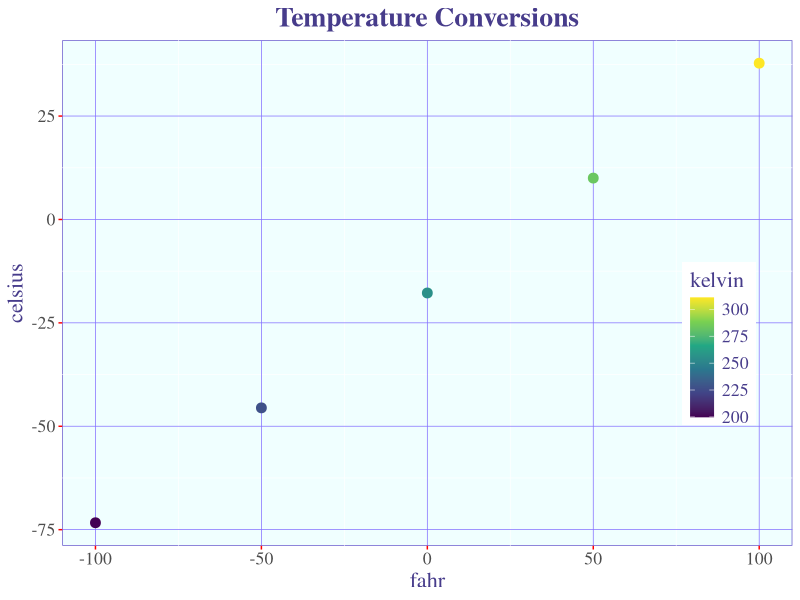

Reproduce this figure in R.
## ---- chunk 1
#| message: false
#| warning: false

### For data wrangling and plotting
library(dplyr)
library(tidyr)
library(ggplot2)
library(purrr) ### for iteration using map() family of functions

library(palmerpenguins) ### example data
## ---- chunk 2
#| label: temp-test-data

airtemps <- c(212, 30.3, 78, 32)
celsius1 <- (airtemps[1] - 32) * 5/9
celsius2 <- (airtemps[2] - 32) * 5/9
celsius3 <- (airtemps[3] - 33) * 5/9
## ---- chunk 3
#| label: f2c-function

convert_f_to_c <- function(fahr) {
  celsius <- (fahr - 32) * 5/9
  return(celsius)
}
## ---- chunk 4
### check single value:
celsius1a <- convert_f_to_c(airtemps[1])
celsius1a == celsius1
### calculate for whole vector:
celsius_vec <- convert_f_to_c(airtemps)
celsius_vec
## ---- chunk 5
#| label: f2c-func-solution

convert_c_to_f <- function(celsius) {
    fahr <- celsius * 9/5 + 32
    return(fahr)
}

fahr_vec <- convert_c_to_f(celsius_vec)
airtemps == fahr_vec
## ---- chunk 6
convert_temp <- function(t, scale = 'f') {
    scale = tolower(substr(scale, 1, 1))         # <1>
    if(!scale %in% c('c', 'f')) {                # <2>
      stop('scale must be either "c" or "f"')
    }
    if(scale == "c") {                           # <3>
        result = t * 9/5 + 32
    } else {
        result  = (t - 32) * 5/9
    }
    return(round(result, 3))
}
## ---- chunk 7
convert_temp(t = airtemps)
convert_temp(t = airtemps, scale = 'Celsius')
## ---- chunk 8
convert_f_to_c_k <- function(f) {
  c <- (f - 32) * 5/9
  k  <- c + 273.15
  out_df <- data.frame(fahr = f, celsius = c, kelvin = k)
  return(out_df)
}

temps_df <- convert_f_to_c_k(seq(-100, 100, 50))
## ---- chunk 9
convert_f_to_c_k <- function(f) {
  c <- (f - 32) * 5/9
  k  <- c + 273.15
  out_list <- list(fahr = f, celsius = c, kelvin = k)
  return(out_list)
}

temps_list <- convert_f_to_c_k(seq(-100, 100, 50))
## ---- chunk 10
nums <- list(1, 3, 9, 49, 101, pi)
purrr::map_vec(.x = nums, .f = sqrt) # <1>
base::sapply(X = nums, FUN = sqrt)   # <2>
## ---- chunk 11
library(palmerpenguins)
data(penguins)
spp_vec <- unique(penguins$species)

calc_bill_model <- function(spp, df) { # <1> 
    spp_df <- df %>%
        filter(species == spp)
    bill_mdl <- lm(bill_length_mm ~ bill_depth_mm, data = spp_df)
    return(bill_mdl)
}
map_results <- purrr::map(.x = spp_vec, .f = calc_bill_model, df = penguins) # <1>
broom::tidy(map_results[[3]]) # <2>
lapply_results <- base::lapply(X = spp_vec, FUN = calc_bill_model, df = penguins) # <3>
broom::tidy(lapply_results[[3]]) # <2>
## ---- chunk 12
base::sapply(X = 1:3, FUN = function(x) x + 1)
## ---- chunk 13
base::sapply(X = 1:3, FUN = \(x) x + 1)
## ---- chunk 14
purrr::map_vec(.x = 1:3, .f = ~ .x + 1)
purrr::map_vec(.x = 1:3, .f = \(x) x + 1)
## ---- chunk 15
custom_theme <- function(base_size = 9) {
  theme(
    text             = element_text(family = "serif",
                                    color  = "slateblue4",
                                    size   = base_size),
    plot.title       = element_text(size   = rel(1.25),
                                    hjust  = 0.5,
                                    face   = "bold"),
    panel.background = element_rect(color = 'slateblue3',
                                    fill  = 'azure'),
    panel.grid.major = element_line(color    = "slateblue1",
                                    linewidth = 0.25),
    legend.position  = c(.9, .4),
    axis.ticks       = element_line(color = 'red')
  )
}
## ---- chunk 16
scatterplot <- function(df, point_size = 2, font_size = 9) {
  ggplot(data = df, mapping = aes(x = fahr, y = celsius, color = kelvin)) +
    geom_point(size = point_size) +
    scale_color_viridis_c() +
    custom_theme(font_size)
}

scatterplot(temps_df, point_size = 3, font_size = 16) +
  labs(title = 'Temperature Conversions') # <1>
## ---- chunk 17
fish_l_to_w <- function(L) {
    a <- .00057
    b <- 2.9
    W <- a * L^b
    return(round(W, 2))
}
test_vec <- c(30, 42, 60)
fish_l_to_w(L = test_vec)
## ---- chunk 18
fish_l_to_w <- function(L, a = 0.00057, b = 2.9, units = "in") {
    if(units == "cm") {
      length_in <- L / 2.54
    } else length_in <- L
    W <- a * length_in^b           ### use length_in instead of L
    if(units == "cm") W <- W / 2.2 ### convert lb to kg to keep in metric
    return(round(W, 2))
}
test_vec <- c(30, 42, 60)
fish_l_to_w(L = test_vec)
fish_l_to_w(L = test_vec * 2.54, units = "cm")

### test kelp bass
fish_l_to_w(L = c(12, 22), a = 0.000779, b = 3.01)
## ---- chunk 19
fish_l_to_w <- function(L, a = 0.00057, b = 2.9, units = "in") {
    if(a < 0 | a > 1) stop('The `a` parameter should be between 0 and 1!')
    if(b < 1) stop('The `b` parameter should be greater than 1!')
    if(!tolower(units) %in% c('in', 'cm')) stop('The units should be either `in` or `cm`!')
    
    if(units == "cm") {
      length_in <- L / 2.54
    } else length_in <- L
    W <- a * length_in^b           ### use length_in instead of L
    if(units == "cm") W <- W / 2.2 ### convert lb to kg to keep in metric
    return(round(W, 2))
}
## ---- chunk 20
#| echo: false
tryCatch({
    fish_l_to_w(L = 30, a = -.0003)
    log("a") 
}, error = function(e) {
    # Return the actual error message as a string
    return(conditionMessage(e))
})
## ---- chunk 21
#' Fish length-to-width conversion
#' 
#' Convert length of fish to estimated weight using the formula W = aL^b
#' 
#' @param L Fish length in inches or cm
#' @param a The `a` value for the formula; default 0.00057 for Chinook 
#'          salmon length given in inches
#' @param b The `b` value for the formula; default 2.9 for Chinook salmon
#' @param units The units of the given length, in inches (default) or cm.
#' 
#' @returns Numeric value or vector of fish weight in lb (if units = "in") or 
#'          mass in kg (if units = "cm")
#' 
#' @export
#' 
#' @examples
#' fish_l_to_w(L = c(24, 60))

fish_l_to_w <- function(L, a = 0.00057, b = 2.9, units = "in") {
    if(a < 0 | a > 1) stop('The `a` parameter should be between 0 and 1!')
    if(b < 1) stop('The `b` parameter should be greater than 1!')
    if(!tolower(units) %in% c('in', 'cm')) stop('The units should be either `in` or `cm`!')
    
    if(units == "cm") {
      length_in <- L / 2.54
    } else length_in <- L
    W <- a * length_in^b           ### use length_in instead of L
    if(units == "cm") W <- W / 2.2 ### convert lb to kg to keep in metric
    return(round(W, 2))
}
